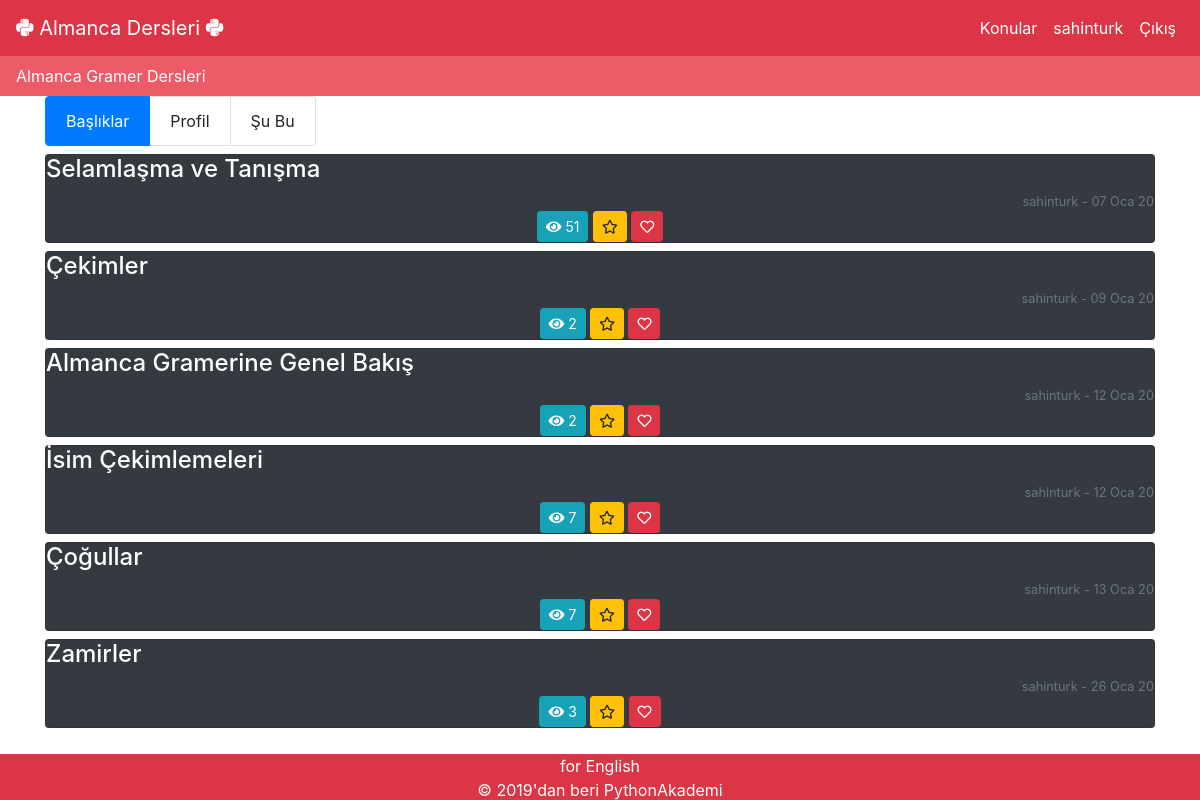
/profil/ogretmen/1/ (signed in), run on the app's committed database.
### hesaplar/models.py (models this page shows)
class User(AbstractUser):
	is_student = models.BooleanField(default=False)
	is_teacher = models.BooleanField(default=False)

### dersler/models.py (models this page shows, shortened)
class Baslik(models.Model):
	title = models.CharField(max_length = 100)
	owner = models.ForeignKey(User, on_delete=models.CASCADE)
	content = models.TextField(blank = True)
	ranking = models.IntegerField("Sıra", default = 0)
	publishing_date = models.DateTimeField(verbose_name="yayımlanma_tarihi",auto_now_add=True)
	updating_date = models.DateTimeField(verbose_name="güncellenme_tarihi", auto_now = True)
	youtube_urli = models.URLField("Youtube Url Adresi", blank = True)
	views = models.IntegerField(default = 0)
	favori_sayisi = models.IntegerField(default = 0)
	begenilme_sayisi = models.IntegerField(default = 0)
	objects = models.Manager()
	def get_absolute_url(self):
		return reverse('dersler:baslik_detail', kwargs={'pk':self.pk})

### profil/views.py (the view)
# urls.py: path('ogretmen/<int:ogretmen_id>/', ogretmen_profil, name='ogretmen_profil'),
def ogretmen_profil(request, ogretmen_id):
	basliklar = Baslik.objects.filter(owner = request.user)
	context = {
		'basliklar': basliklar,
		'ogretmen_id': ogretmen_id,
		'active': "active",
	}
	return render(request, 'profil/ogretmen.html', context)

### templates/profil/ogretmen.html
{% extends 'base.html' %}
{% load static %}
{% block body %}
<div class = "container">
	<ul class="list-group list-group-horizontal-sm">
		<a href = "{% url 'profil:ogretmen_profil' ogretmen_id %}" class="list-group-item {{active}}">Başlıklar</a>
		<a class="list-group-item">Profil</a>
		<a class="list-group-item">Şu Bu</a>
	</ul>
	{% for baslik in basliklar %}
		<div class = "card mt-2 bg-dark">
		<a href = "{{baslik.get_absolute_url}}"><h4 class = "text-white">{{baslik.title}}</h4></a>
        <small class = "text-right text-secondary">{{baslik.owner.username}} - {{baslik.publishing_date|date:"d M y"}}</small>
		<div class = "text-center">
			<button type = "button" class="btn btn-info btn-sm" data-toggle="tooltip" data-placement="top" title = "Görüntülenme Sayısı"> <i class ="fas fa-eye"></i> {{baslik.views}}</button>
			<button type = "button" class="btn btn-warning btn-sm" data-toggle="tooltip" data-placement="top" title = "Favorilere Ekle"> <i class ="far fa-star"></i></button>
			<button type = "button" class="btn btn-danger btn-sm" data-toggle="tooltip" data-placement="top" title = "Beğen"> <i class ="far fa-heart"></i></button>
		</div>
		</div>
	{% endfor %}
</div>
{% endblock %}

### templates/navbar.html (shortened to what this page needs)
<nav class="navbar navbar-expand-lg navbar-dark bg-danger">
  <a class="navbar-brand" href="{% url 'home' %}">
  <i class="fab fa-python"></i>
	Almanca Dersleri
  <i class="fab fa-python"></i>
  </a>
  <div class="collapse navbar-collapse" id="navbarTogglerDemo03">
    <ul class="navbar-nav ml-auto">
      <li class="nav-item active">
        <a class="nav-link" href="{% url 'dersler:baslik_listesi' %}">Konular<span class="sr-only">(current)</span></a>
      </li>
	  {% if user.is_authenticated %}
	  <li class="nav-item active">
		<a class="nav-link" href="{% url 'profil:ogrenci_profil' user.id %}">{{ user.username }}</a>
	  </li>
      {% endif %}
	  {% if user.is_authenticated %}
			<li class="nav-item active"><a class="nav-link" href="{% url 'hesaplar:logout' %}">Çıkış<span class="sr-only">(current)</span></a></li>
	  {% else %}
			<a href="{% url 'hesaplar:login' %}" class="btn btn-light" role="button">Giriş Yap</a>
            <a href="{% url 'hesaplar:student_signup' %}" class="btn btn-primary" role="button">Kayıt Ol</a>
      {% endif %}
    </ul>
  </div>
</nav>
<nav class="navbar navbar-dark nav-alti py-0">
  <span class="navbar-text text-white">
    Almanca Gramer Dersleri
  </span>
</nav>

### static/css/all.css (style rules this page uses)
.fa, .fas, .far, .fal, .fab { -moz-osx-font-smoothing: grayscale; -webkit-font-smoothing: antialiased; display: inline-block; font-style: normal; font-variant: normal; text-rendering: auto; line-height: 1; }
.fa-eye:before { content: "\f06e"; }
.fa-heart:before { content: "\f004"; }
.fa-python:before { content: "\f3e2"; }
.fa-star:before { content: "\f005"; }
.fab { font-family: 'Font Awesome 5 Brands'; }
.far { font-family: 'Font Awesome 5 Free'; font-weight: 400; }
.fa, .fas { font-family: 'Font Awesome 5 Free'; font-weight: 900; }

### static/css/stil.css (style rules this page uses)
.nav-alti { background-color: hsl(354, 80%, 64%); }

### data on the page
User: username "sahinturk"
Baslik: title "Selamlaşma ve Tanışma", owner.username "sahinturk", publishing_date "07 Oca 20", views "51"
Baslik: title "Çekimler", owner.username "sahinturk", publishing_date "09 Oca 20", views "2"
Baslik: title "Almanca Gramerine Genel Bakış", owner.username "sahinturk", publishing_date "12 Oca 20", views "2"
Baslik: title "İsim Çekimlemeleri", owner.username "sahinturk", publishing_date "12 Oca 20", views "7"
Baslik: title "Çoğullar", owner.username "sahinturk", publishing_date "13 Oca 20", views "7"
Baslik: title "Zamirler", owner.username "sahinturk", publishing_date "26 Oca 20", views "3"
